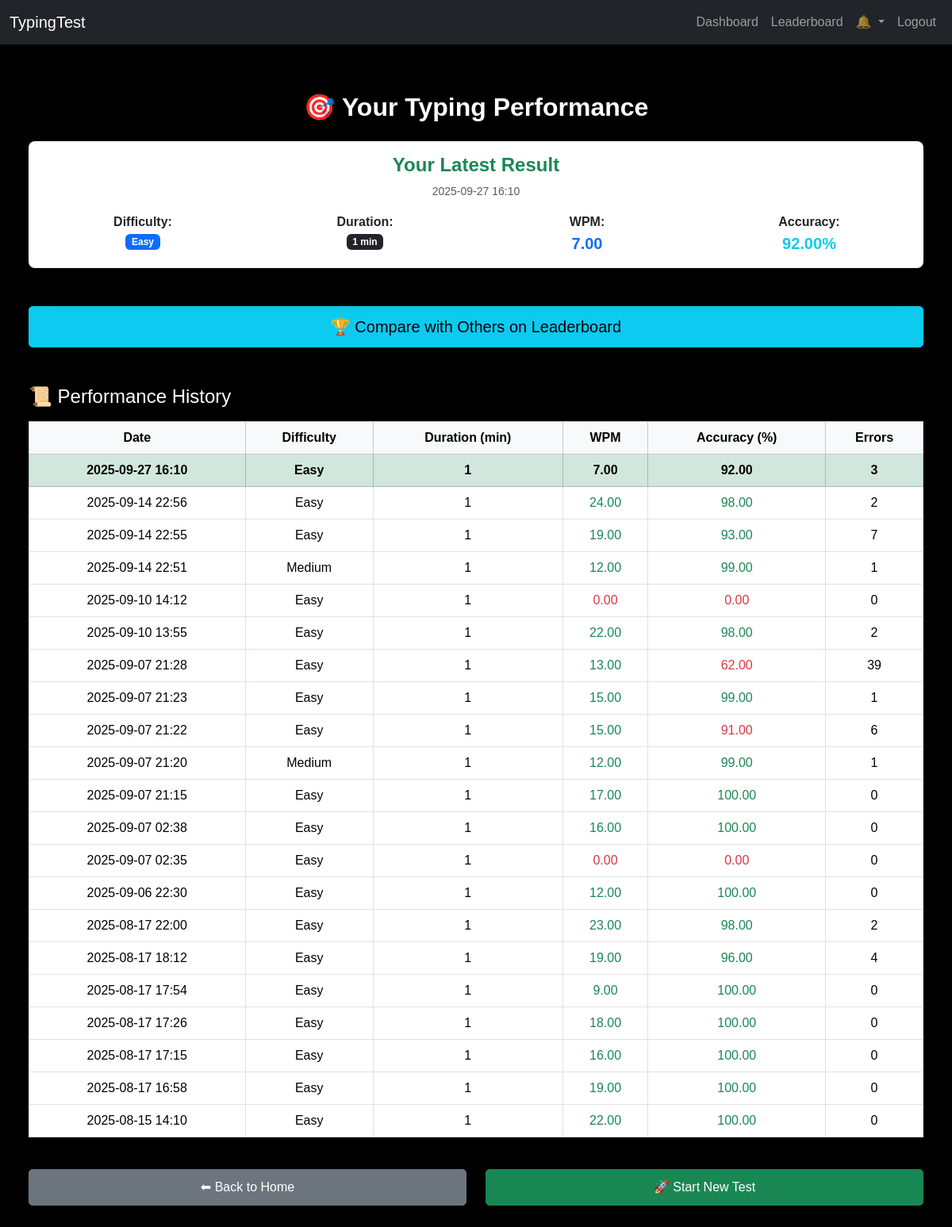
Screenshot of /performance/ (signed in) with the database file from the repository.
### typingtest/models.py (models this page shows, shortened)
class Performance(models.Model):
    user = models.ForeignKey(User, on_delete=models.CASCADE)
    wpm = models.FloatField(help_text="Words per minute")
    accuracy = models.FloatField(help_text="Typing accuracy in percentage")
    errors = models.PositiveIntegerField(default=0, help_text="Number of typing errors")  # NEW FIELD
    difficulty = models.CharField(max_length=10, choices=Paragraph.DIFFICULTY_CHOICES)
    duration = models.PositiveIntegerField(help_text="Duration in minutes")
    date = models.DateTimeField(auto_now_add=True)
    class Meta:
        ordering = ['-date']  # Always newest first

### typingtest/views.py (the view)
# urls.py: path('performance/', typing_views.performance_tracking, name='performance_tracking'),
@login_required
def performance_tracking(request):
    performances = Performance.objects.filter(user=request.user).order_by('-date')
    return render(request, 'typingtest/performance.html', {
        'performances': performances
    })

### notifications/context_processors.py (called while the page is built)
def header_notifications(request):
    if not request.user.is_authenticated:
        return {}
    qs = request.user.notifications.all()[:5]
    unread = request.user.notifications.filter(is_read=False).count()
    return {
        'header_notifications': qs,
        'notifications_unread_count': unread,
    }

### typingtest/templates/typingtest/performance.html (shortened to what this page needs)
{% extends 'base.html' %}
{% block content %}
<div class="container mt-4">
    <h2 class="mb-4 text-center">🎯 Your Typing Performance</h2>
    {% if performances and performances|length > 0 %}
        <div class="card shadow-lg mb-5 border-0 rounded-3">
            <div class="card-body text-center">
                <h4 class="card-title text-success fw-bold">Your Latest Result</h4>
                <p class="mb-3 text-muted small">
                    {{ performances.0.date|date:"Y-m-d H:i" }}
                </p>
                <div class="row gy-3 text-center">
                    <div class="col-6 col-md-3">
                        <strong class="d-block">Difficulty:</strong>
                        <span class="badge bg-primary">{{ performances.0.difficulty|title }}</span>
                    </div>
                    <div class="col-6 col-md-3">
                        <strong class="d-block">Duration:</strong>
                        <span class="badge bg-dark">{{ performances.0.duration }} min</span>
                    </div>
                    <div class="col-6 col-md-3">
                        <strong class="d-block">WPM:</strong>
                        <span class="text-primary fw-bold fs-5">{{ performances.0.wpm|floatformat:2 }}</span>
                    </div>
                    <div class="col-6 col-md-3">
                        <strong class="d-block">Accuracy:</strong>
                        <span class="text-info fw-bold fs-5">{{ performances.0.accuracy|floatformat:2 }}%</span>
                    </div>
                </div>
            </div>
        </div>
        <div class="text-center mb-5">
            <a href="{% url 'leaderboard' %}" class="btn btn-info btn-lg w-100 w-md-auto">
                🏆 Compare with Others on Leaderboard
            </a>
        </div>
        <h4 class="mb-3">📜 Performance History</h4>
        <div class="table-responsive">
            <table class="table table-bordered table-hover align-middle text-center">
                <thead class="table-light">
                    <tr>
                        <th>Date</th>
                        <th>Difficulty</th>
                        <th>Duration (min)</th>
                        <th>WPM</th>
                        <th>Accuracy (%)</th>
                        <th>Errors</th>
                    </tr>
                </thead>
                <tbody>
                    {% for perf in performances %}
                        {% if forloop.first %}
                            <tr class="table-success fw-bold">
                        {% else %}
                            <tr>
                        {% endif %}
                            <td>{{ perf.date|date:"Y-m-d H:i" }}</td>
                            <td>{{ perf.difficulty|title }}</td>
                            <td>{{ perf.duration }}</td>
                            <td class="{% if not forloop.first and perf.wpm < performances.0.wpm %}text-danger{% elif not forloop.first and perf.wpm > performances.0.wpm %}text-success{% endif %}">
                                {{ perf.wpm|floatformat:2 }}
                            </td>
                            <td class="{% if not forloop.first and perf.accuracy < performances.0.accuracy %}text-danger{% elif not forloop.first and perf.accuracy > performances.0.accuracy %}text-success{% endif %}">
                                {{ perf.accuracy|floatformat:2 }}
                            </td>
                            <td>{{ perf.errors }}</td>
                        </tr>
                    {% endfor %}
                </tbody>
            </table>
        </div>
    {% else %}
        <div class="alert alert-warning text-center">
            🚀 No performance records found. Take your first test to see results!
        </div>
    {% endif %}
    <div class="row mt-4">
        <div class="col-6 d-grid">
            <a href="{% url 'home' %}" class="btn btn-secondary">⬅ Back to Home</a>
        </div>
        <div class="col-6 d-grid">
            <a href="{% url 'start_test' %}" class="btn btn-success">🚀 Start New Test</a>
        </div>
    </div>
</div>
{% endblock %}

### static/css/style.css (style rules this page uses)
body { margin: 0; padding: 0; background-color: #000; color: white; font-family: Arial, sans-serif; }
.container { max-width: 1200px; margin: auto; padding: 20px; }
h1, h2, h3 { font-weight: bold; }
button, .btn { border-radius: 5px; padding: 10px 15px; }

### static/css/responsive.css (style rules this page uses)
body { font-size: 16px; line-height: 1.5; overflow-x: hidden; }

### templates/base.html (style rules this page uses)
body { margin: 0; padding: 0; background-color: #000; color: white; }
@media (min-width: 769px) { body { font-size: 16px; } }

### rows the page displays
Performance: date "2025-09-27 16:10", difficulty "Easy", duration "1", wpm "7.00", accuracy "92.00", errors "3"
Performance: date "2025-09-14 22:56", difficulty "Easy", duration "1", wpm "24.00", accuracy "98.00", errors "2"
Performance: date "2025-09-14 22:55", difficulty "Easy", duration "1", wpm "19.00", accuracy "93.00", errors "7"
Performance: date "2025-09-14 22:51", difficulty "Medium", duration "1", wpm "12.00", accuracy "99.00", errors "1"
Performance: date "2025-09-10 14:12", difficulty "Easy", duration "1", wpm "0.00", accuracy "0.00", errors "0"
Performance: date "2025-09-10 13:55", difficulty "Easy", duration "1", wpm "22.00", accuracy "98.00", errors "2"
Performance: date "2025-09-07 21:28", difficulty "Easy", duration "1", wpm "13.00", accuracy "62.00", errors "39"
Performance: date "2025-09-07 21:23", difficulty "Easy", duration "1", wpm "15.00", accuracy "99.00", errors "1"
Performance: date "2025-09-07 21:22", difficulty "Easy", duration "1", wpm "15.00", accuracy "91.00", errors "6"
Performance: date "2025-09-07 21:20", difficulty "Medium", duration "1", wpm "12.00", accuracy "99.00", errors "1"
Performance: date "2025-09-07 21:15", difficulty "Easy", duration "1", wpm "17.00", accuracy "100.00", errors "0"
Performance: date "2025-09-07 02:38", difficulty "Easy", duration "1", wpm "16.00", accuracy "100.00", errors "0"
Performance: date "2025-09-07 02:35", difficulty "Easy", duration "1", wpm "0.00", accuracy "0.00", errors "0"
Performance: date "2025-09-06 22:30", difficulty "Easy", duration "1", wpm "12.00", accuracy "100.00", errors "0"
Performance: date "2025-08-17 22:00", difficulty "Easy", duration "1", wpm "23.00", accuracy "98.00", errors "2"
Performance: date "2025-08-17 18:12", difficulty "Easy", duration "1", wpm "19.00", accuracy "96.00", errors "4"
Performance: date "2025-08-17 17:54", difficulty "Easy", duration "1", wpm "9.00", accuracy "100.00", errors "0"
Performance: date "2025-08-17 17:26", difficulty "Easy", duration "1", wpm "18.00", accuracy "100.00", errors "0"
Performance: date "2025-08-17 17:15", difficulty "Easy", duration "1", wpm "16.00", accuracy "100.00", errors "0"
Performance: date "2025-08-17 16:58", difficulty "Easy", duration "1", wpm "19.00", accuracy "100.00", errors "0"
Performance: date "2025-08-15 14:10", difficulty "Easy", duration "1", wpm "22.00", accuracy "100.00", errors "0"
